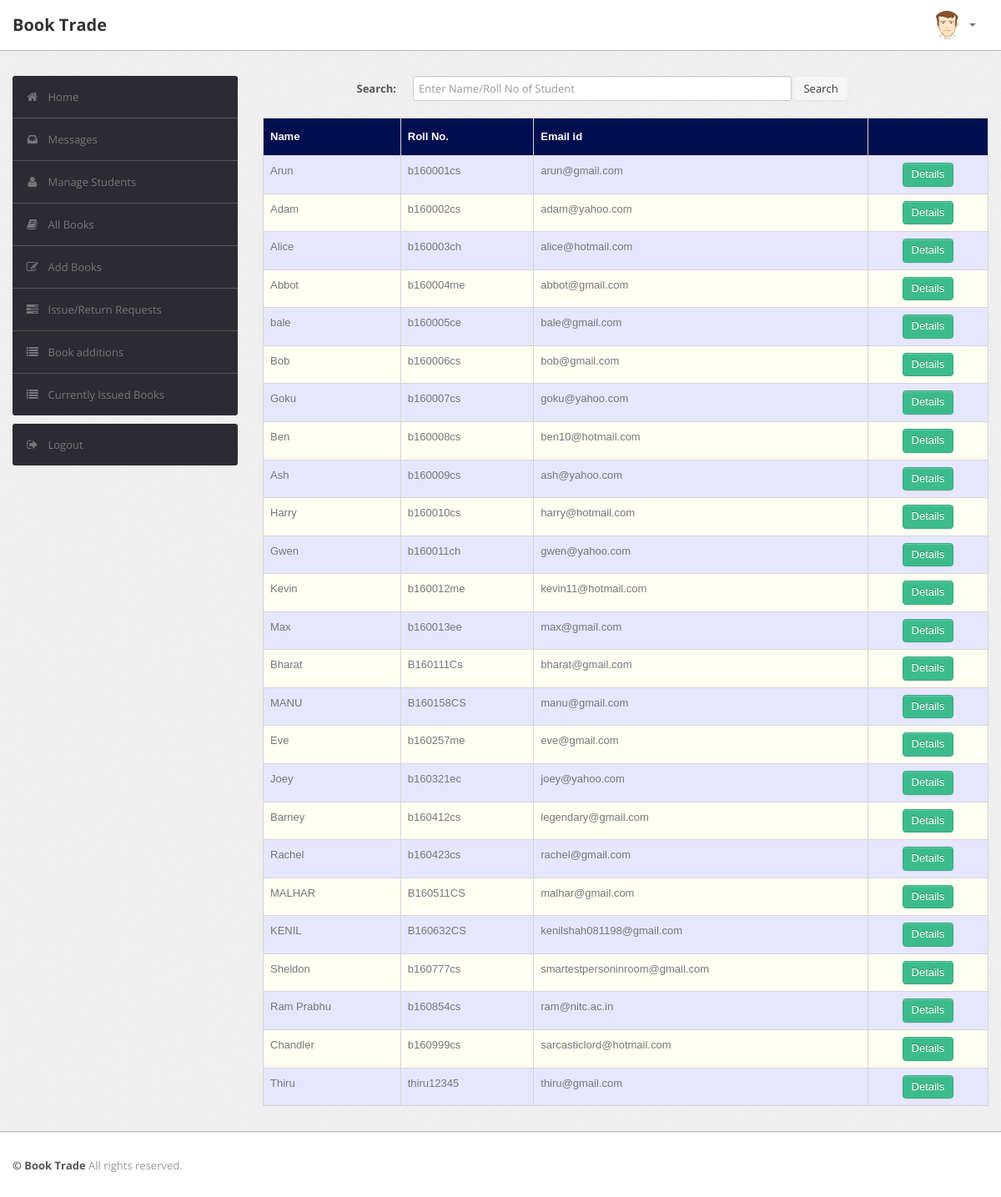
Page /admin/student.php (signed in) on the committed database.
### tables this page shows
CREATE TABLE `user` (
  `RollNo` varchar(50) NOT NULL,
  `Name` varchar(50) DEFAULT NULL,
  `Type` varchar(50) DEFAULT NULL,
  `Category` varchar(50) DEFAULT NULL,
  `EmailId` varchar(50) DEFAULT NULL,
  `MobNo` bigint DEFAULT NULL,
  `Password` varchar(50) DEFAULT NULL
);

### admin/student.php (the view, shortened to what this page needs)
<?php
require('dbconn.php');
?>
<?php
if ($_SESSION['RollNo']) {
    ?>
<!DOCTYPE html>
<html lang="en">
    <head>
        <link type="text/css" href="bootstrap/css/bootstrap.min.css" rel="stylesheet">
        <link type="text/css" href="bootstrap/css/bootstrap-responsive.min.css" rel="stylesheet">
        <link type="text/css" href="css/theme.css" rel="stylesheet">
        <link type="text/css" href="images/icons/css/font-awesome.css" rel="stylesheet">
    </head>
    <body>
        <div class="navbar navbar-fixed-top">
            <div class="navbar-inner">
                <div class="container">
                        <a class="brand" href="index.php">Book Trade </a>
                    <div class="nav-collapse collapse navbar-inverse-collapse">
                        <ul class="nav pull-right">
                            <li class="nav-user dropdown"><a href="#" class="dropdown-toggle" data-toggle="dropdown">
                                <img src="images/user.png" class="nav-avatar" />
                                <b class="caret"></b></a>
                            </li>
                        </ul>
                    </div>
                </div>
            </div>
        </div>
        <div class="wrapper">
            <div class="container">
                <div class="row">
                    <div class="span3">
                        <div class="sidebar">
                            <ul class="widget widget-menu unstyled">
                                <li class="active"><a href="index.php"><i class="menu-icon icon-home"></i>Home
                                </a></li>
                                 <li><a href="message.php"><i class="menu-icon icon-inbox"></i>Messages</a>
                                </li>
                                <li><a href="student.php"><i class="menu-icon icon-user"></i>Manage Students </a>
                                </li>
                                <li><a href="book.php"><i class="menu-icon icon-book"></i>All Books </a></li>
                                <li><a href="addbook.php"><i class="menu-icon icon-edit"></i>Add Books </a></li>
                                <li><a href="requests.php"><i class="menu-icon icon-tasks"></i>Issue/Return Requests </a></li>
                                <li><a href="bookadditions.php"><i class="menu-icon icon-list"></i>Book additions </a></li>
                                <li><a href="current.php"><i class="menu-icon icon-list"></i>Currently Issued Books </a></li>
                            </ul>
                            <ul class="widget widget-menu unstyled">
                                <li><a href="logout.php"><i class="menu-icon icon-signout"></i>Logout </a></li>
                            </ul>
                        </div>
                    </div>
                    <div class="span9">
                        <form class="form-horizontal row-fluid" action="student.php" method="post">
                                        <div class="control-group">
                                            <label class="control-label" for="Search"><b>Search:</b></label>
                                            <div class="controls">
                                                <input type="text" id="title" name="title" placeholder="Enter Name/Roll No of Student" class="span8" required>
                                                <button type="submit" name="submit"class="btn">Search</button>
                                            </div>
                                        </div>
                                    </form>
                                    <br>
                                    <?php
                                    if(isset($_POST['submit']))
                                        {$s=$_POST['title'];
                                            $sql="select * from LMS.user where (RollNo='$s' or Name like '%$s%') and RollNo<>'ADMIN'";
                                        }
                                    else
                                        $sql="select * from LMS.user where RollNo<>'ADMIN'";
                                    $result=$conn->query($sql);
                                    $rowcount=mysqli_num_rows($result);
                                    if(!($rowcount))
                                        echo "<br><center><h2><b><i>No Results</i></b></h2></center>";
                                    else
                                    {
                                    ?>
                        <table class="table" id = "tables">
                                  <thead>
                                    <tr>
                                      <th>Name</th>
                                      <th>Roll No.</th>
                                      <th>Email id</th>
                                      <th></th>
                                    </tr>
                                  </thead>
                                  <tbody>
                    <?php
                            while($row=$result->fetch_assoc())
                            {
                                $email=$row['EmailId'];
                                $name=$row['Name'];
                                $rollno=$row['RollNo'];
                            ?>
                                    <tr>
                                      <td><?php echo $name ?></td>
                                      <td><?php echo $rollno ?></td>
                                      <td><?php echo $email ?></td>
                                        <td>
                                        <center>
                                            <a href="studentdetails.php?id=<?php echo $rollno; ?>" class="btn btn-success">Details</a>
                                      </center>
                                        </td>
                                    </tr>
                            <?php }} ?>
                                  </tbody>
                                </table>
                            </div>
                </div>
            </div>
        </div>
<div class="footer">
            <div class="container">
                <b class="copyright">&copy; Book Trade </b>All rights reserved.
            </div>
        </div>
    </body>
</html>
<?php }
else {
    echo "<script type='text/javascript'>alert('Access Denied!!!')</script>";
} ?>

### admin/css/theme.css (style rules this page uses)
#tables { font-family: "Trebuchet MS", Arial, Helvetica, sans-serif; border-collapse: collapse; width: 100%; }
#tables td, #tables th { border: 1px solid #ddd; padding: 8px; }
#tables tr:nth-child(even) { background-color: #fffff2; }
#tables tr:nth-child(odd) { background-color: #e6e6ff; }
#tables th { padding-top: 12px; padding-bottom: 12px; text-align: left; background-color: #000F50; color: white; }
body { font-size: 13px; font-family: 'Open Sans', Arial, sans-serif; background: #fff; color: #777 }
strong, b { color: #555 }
.wrapper { background: url(../images/bg.png) #eee; border-bottom: 1px solid #bbb; -webkit-box-shadow: 0 1px 2px rgba(0,0,0,0.1); -moz-box-shadow: 0 1px 2px rgba(0,0,0,0.1); box-shadow: 0 1px 2px rgba(0,0,0,0.1); padding: 30px 0 }
.footer { color: #999; padding: 30px 0 60px }
form { margin: 0 }
select, textarea, input[type="text"], input[type="password"], input[type="datetime"], input[type="datetime-local"], input[type="date"], input[type="month"], input[type="time"], input[type="week"], input[type="number"], input[type="email"], input[type="url"], input[type="search"], input[type="tel"], input[type="color"], .uneditable-input, label, input, button, select, textarea { -webkit-border-radius: 3px; -moz-border-radius: 3px; border-radius: 3px; font-size: 13px; font-family: 'Open Sans', Tahoma, Arial, sans-serif }
body [class^="icon-"], body [class*=" icon-"] { font-size: 14px; line-height: 20px; height: 20px }
.form-horizontal .control-group, .form-vertical .control-group { margin-bottom: 0 }
.navbar { position: static!important; margin: 0!important }
.navbar .navbar-inner { background: #fff; border-bottom: 1px solid #bbb; -webkit-box-shadow: 0 1px 2px rgba(0,0,0,0.15); -moz-box-shadow: 0 1px 2px rgba(0,0,0,0.15); box-shadow: 0 1px 2px rgba(0,0,0,0.15) }
.navbar .brand { color: #333; font-weight: bold; font-size: 20px; margin-right: 20px; padding: 20px }
.navbar .nav>li>a { padding: 20px 15px; font-weight: bold; color: #777 }
.nav-user>a { height: 20px }
.nav-avatar { width: 34px; height: 34px; margin: -7px 5px 0 0; -webkit-border-radius: 50%; -moz-border-radius: 50%; border-radius: 50% }
.btn, .btn-box { -webkit-border-radius: 3px; -moz-border-radius: 3px; border-radius: 3px }
.btn { font-size: 13px; font-weight: 600 }
.btn { display: inline-block; margin-bottom: 0; font-weight: 400; text-align: center; vertical-align: middle; cursor: pointer; background-image: none; border: 1px solid transparent; white-space: nowrap; padding: 4px 10px; font-size: 13px; line-height: 1.42857; border-radius: 4px; -webkit-user-select: none; -moz-user-select: none; -ms-user-select: none; user-select: none }
.btn-success { color: #fff; background-color: #3cbc8d; border-color: #36a97f }
.table { margin-bottom: 0 }
.table th, .table td { border-color: #d5d5d5!important }
.widget-menu { background: #fff; -webkit-border-radius: 3px; -moz-border-radius: 3px; border-radius: 3px; overflow: hidden }
.widget-menu a { color: #555; display: block; line-height: 20px; padding: 15px; text-decoration: none!important }
.widget-menu .menu-icon { margin-right: 10px; color: #767676; -webkit-transition: all .2s ease-in-out; -moz-transition: all .2s ease-in-out; transition: all .2s ease-in-out; }
.widget-menu>li+li { border-top: 1px solid #555 }
.widget-menu>li>a { background-color: #2d2b32; color: #767676; -webkit-transition: all .2s ease-in-out; -moz-transition: all .2s ease-in-out; transition: all .2s ease-in-out; }

### rows in the picture
user: Name "Arun", RollNo "b160001cs", EmailId "arun@gmail.com"
user: Name "Adam", RollNo "b160002cs", EmailId "adam@yahoo.com"
user: Name "Alice", RollNo "b160003ch", EmailId "alice@hotmail.com"
user: Name "Abbot", RollNo "b160004me", EmailId "abbot@gmail.com"
user: Name "bale", RollNo "b160005ce", EmailId "bale@gmail.com"
user: Name "Bob", RollNo "b160006cs", EmailId "bob@gmail.com"
user: Name "Goku", RollNo "b160007cs", EmailId "goku@yahoo.com"
user: Name "Ben", RollNo "b160008cs", EmailId "ben10@hotmail.com"
user: Name "Ash", RollNo "b160009cs", EmailId "ash@yahoo.com"
user: Name "Harry", RollNo "b160010cs", EmailId "harry@hotmail.com"
user: Name "Gwen", RollNo "b160011ch", EmailId "gwen@yahoo.com"
user: Name "Kevin", RollNo "b160012me", EmailId "kevin11@hotmail.com"
user: Name "Max", RollNo "b160013ee", EmailId "max@gmail.com"
user: Name "Bharat", RollNo "B160111Cs", EmailId "bharat@gmail.com"
user: Name "MANU", RollNo "B160158CS", EmailId "manu@gmail.com"
user: Name "Eve", RollNo "b160257me", EmailId "eve@gmail.com"
user: Name "Joey", RollNo "b160321ec", EmailId "joey@yahoo.com"
user: Name "Barney", RollNo "b160412cs", EmailId "legendary@gmail.com"
user: Name "Rachel", RollNo "b160423cs", EmailId "rachel@gmail.com"
user: Name "MALHAR", RollNo "B160511CS", EmailId "malhar@gmail.com"
user: Name "KENIL", RollNo "B160632CS", EmailId "kenilshah081198@gmail.com"
user: Name "Sheldon", RollNo "b160777cs", EmailId "smartestpersoninroom@gmail.com"
user: Name "Ram Prabhu", RollNo "b160854cs", EmailId "ram@nitc.ac.in"
user: Name "Chandler", RollNo "b160999cs", EmailId "sarcasticlord@hotmail.com"
user: Name "Thiru", RollNo "thiru12345", EmailId "thiru@gmail.com"
